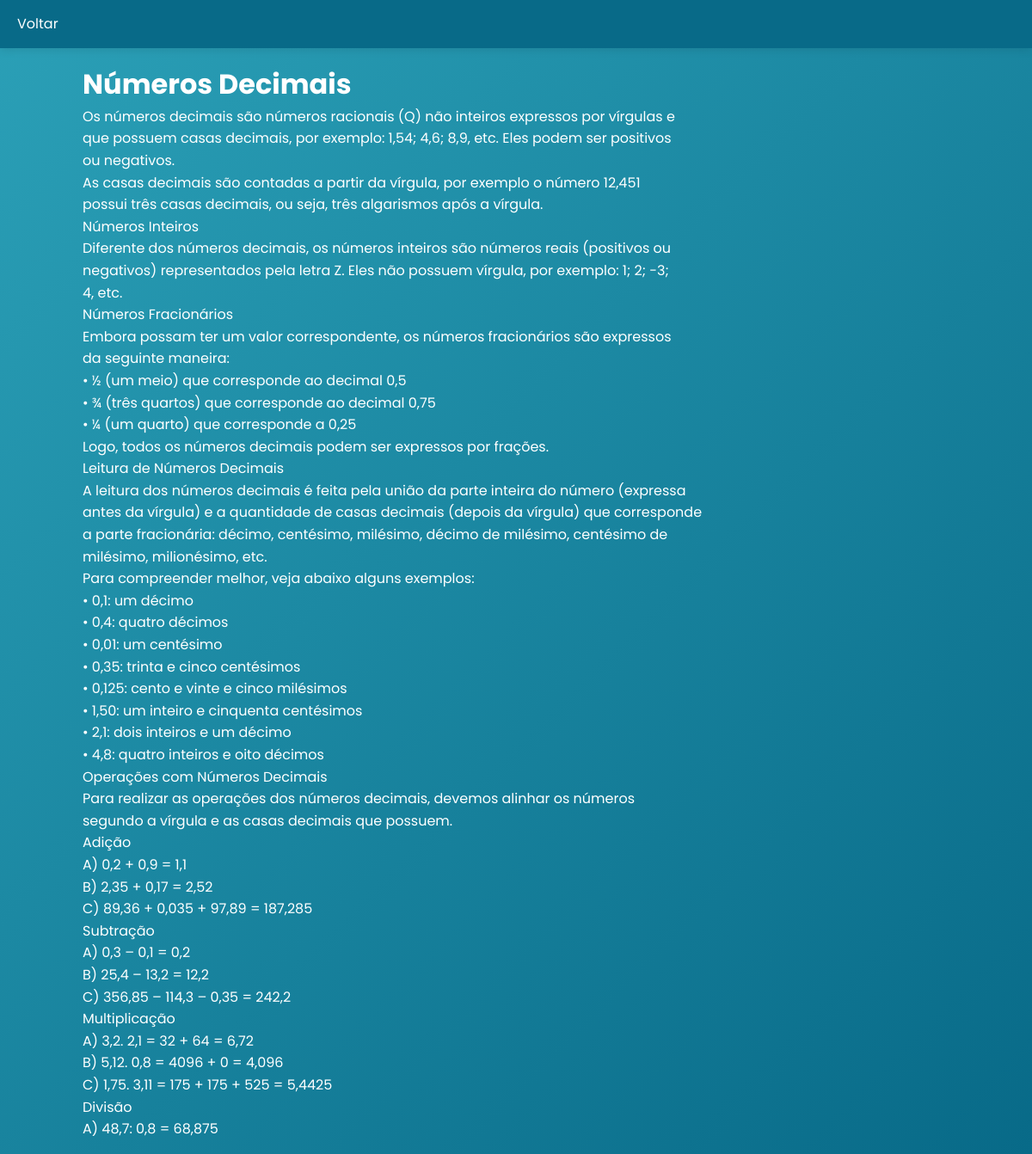
Page /backend/conteudo_especifico.php?id_conteudo=12 (signed in) on the committed database.
### tables this page shows
CREATE TABLE conteudos(
 id_conteudo INT AUTO_INCREMENT PRIMARY KEY,
 id_materia INT NOT NULL,
 titulo TEXT NOT NULL,
 texto TEXT,
 data_criacao DATETIME DEFAULT CURRENT_TIMESTAMP,
 ordem INTEGER,
 FOREIGN KEY (id_materia) REFERENCES materias(id_materia)
 );

### backend/conteudo_especifico.php (the view, shortened to what this page needs)
<?php
include 'conexao.php';
$id_conteudo = filter_input(INPUT_GET, 'id_conteudo', FILTER_VALIDATE_INT);
$conteudo_info = null;
if ($id_conteudo) {
    try {
        $stmt_conteudo = $conn->prepare("SELECT id_materia, titulo, texto FROM conteudos WHERE id_conteudo = :id");
        $stmt_conteudo->bindParam(':id', $id_conteudo, PDO::PARAM_INT);
        $stmt_conteudo->execute();
        $conteudo_info = $stmt_conteudo->fetch(PDO::FETCH_ASSOC);
    } catch (PDOException $e) {
        $mensagem = "Erro ao carregar conteúdo: " . $e->getMessage();
    }
} else {
    $mensagem = "ID de conteúdo inválido.";
}
?>
<!DOCTYPE html>
<html lang="pt-br">
<head>
    <link rel="stylesheet" href="../interface/style.css">
    <link rel="stylesheet" href="../interface/Conteudos/conteudos.css">
</head>
<body>
    <header class="cabecalho">
    <div class="container">
        <p><a style="color: white" href="javascript: history.go(-1)">Voltar</a></p>
    </div>
    </header>
    <?php if ($conteudo_info): ?>
         <div class="conteudo-especifico">
            <h1><?= htmlspecialchars($conteudo_info['titulo']); ?></h1>
        <div>
            <p><?= nl2br(htmlspecialchars($conteudo_info['texto'])); ?></p>
        </div>
         </div>
    <?php endif; ?>
</body>
</html>

### interface/style.css (style rules this page uses)
a { text-decoration: none; }
:root { --azul-vivido: #086a88; --azul-escuro: #165e6b; --azure: #218ea1; --azul-marinho: #2ba0b7; --verde-escuro: #0c8c24; --verde-amarelado: #b8d941; --branco: #ffffff; --branco-transparente: rgba(255, 255, 255, 0.1); --preto-transparente: rgba(0, 0, 0, 0.1); }
* { margin: 0; padding: 0; box-sizing: border-box; }
body { font-family: 'Poppins', sans-serif; background: linear-gradient(135deg, var(--azul-marinho) 0%, var(--azul-vivido) 100%); color: var(--branco); overflow-x: hidden; min-height: 100vh; line-height: 1.6; }
.cabecalho { background-color: var(--azul-vivido); padding: 15px 0; box-shadow: 0 2px 10px rgba(0, 0, 0, 0.1); position: sticky; top: 0; z-index: 1000; }
.container { max-width: 1200px; margin: 0 auto; padding: 0 20px; }

### interface/Conteudos/conteudos.css (style rules this page uses)
.conteudo-especifico { margin: 1rem 6rem; }

### rows in the picture
conteudos: titulo "Números Decimais", texto "Os números decimais são números racionais (Q) não inteiros expressos por vírgulas e que possuem casas decimais, por exemplo: 1,54; 4,6; 8,9, etc. Eles podem ser positivos ou negativos. As casas decimais são contadas a partir da vírgula, por exemplo o número 12,451 possui três casas decimais, ou seja, três algarismos após a vírgula. Números Inteiros Diferente dos números decimais, os números inteiros são números reais (positivos ou negativos) representados pela letra Z. Eles não possuem vírgula, por exemplo: 1; 2; -3; 4, etc. Números Fracionários Embora possam ter um valor correspondente, os números fracionários são expressos da seguinte maneira: • ½ (um meio) que corresponde ao decimal 0,5…"
